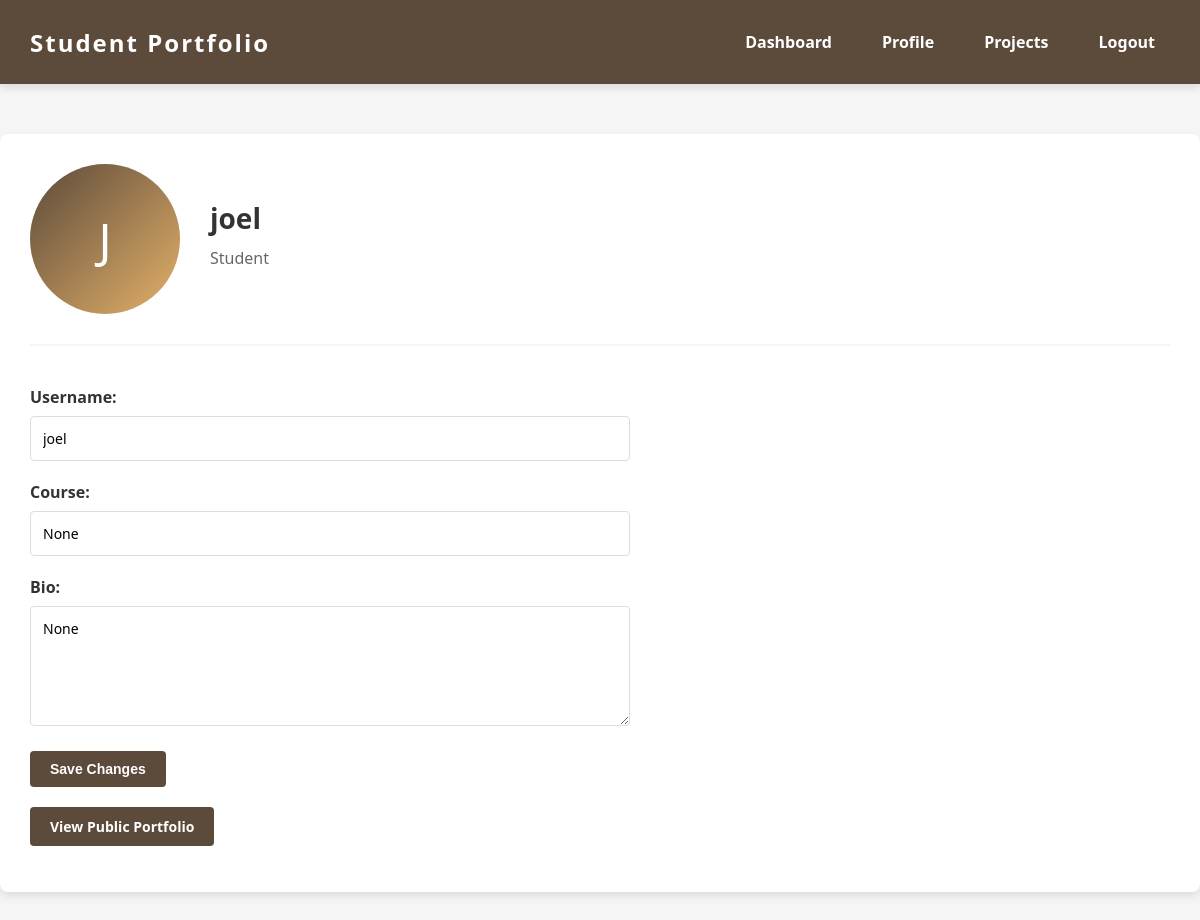
The app's page /profile (signed in), older data.
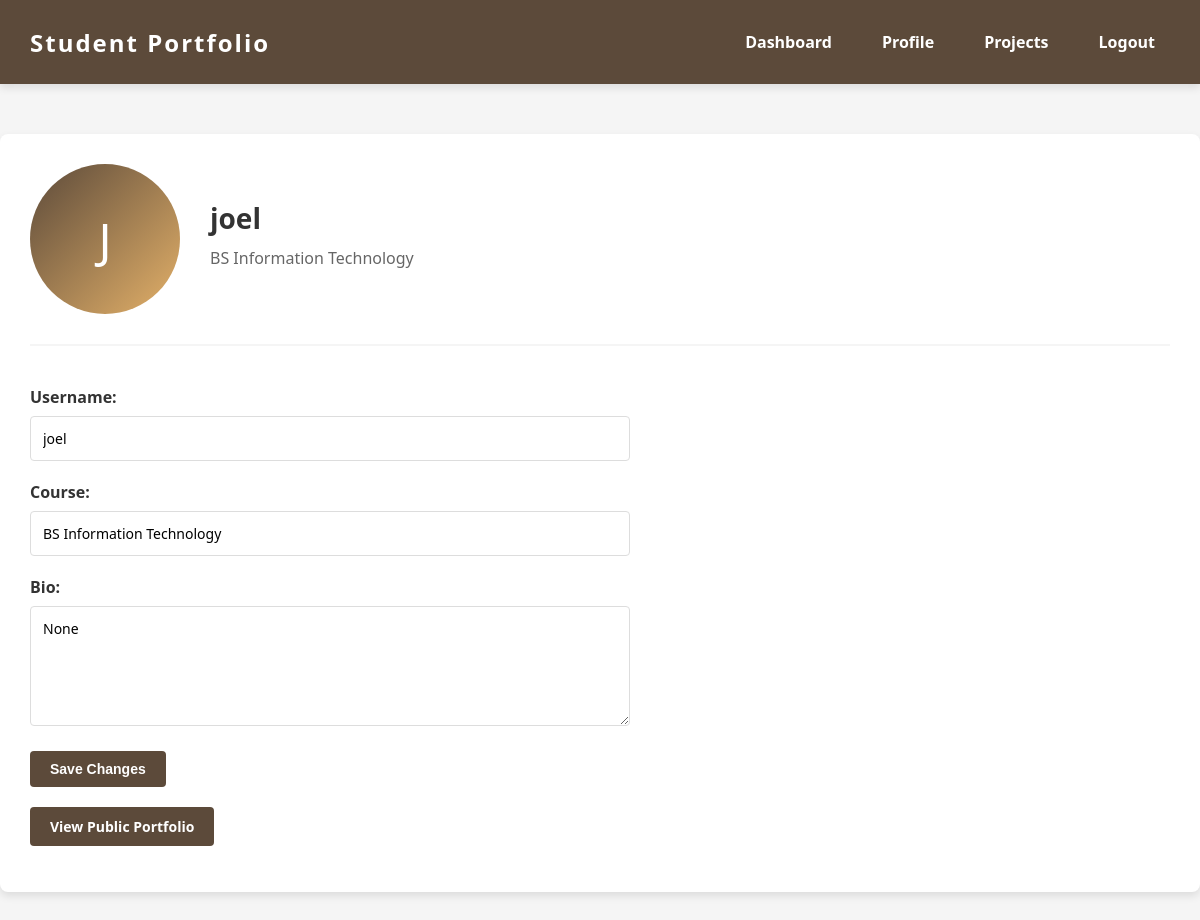
The same page, newer data.
### app.py (models this page shows)
class User(db.Model, UserMixin):
    id = db.Column(db.Integer, primary_key=True)
    username = db.Column(db.String(150), nullable=False, unique=True)
    email = db.Column(db.String(150), unique=True, nullable=False)
    password = db.Column(db.String(200), nullable=False)
    course = db.Column(db.String(100))
    bio = db.Column(db.Text)
    is_admin = db.Column(db.Boolean, default=False)

### app.py (the view, shortened to what this page needs)
@app.route('/profile', methods=['GET', 'POST'])
@login_required
def profile():
    return render_template('profile.html')

### app.py (called while the page is built)
@login_manager.user_loader
def load_user(user_id):
    return User.query.get(int(user_id))

### templates/profile.html
{% extends "layout.html" %} {% block title %}Profile{% endblock %} {% block
content %}
<div class="profile-header">
  <div class="profile-avatar" style="background: linear-gradient(135deg, #5c4a3a 0%, #e4b169 100%); display: flex; align-items: center; justify-content: center; color: white; font-size: 48px;">
    {{ current_user.username[0].upper() }}
  </div>
  <div class="profile-info">
    <h2>{{ current_user.username }}</h2>
    <p class="profile-bio">{{ current_user.course or 'Student' }}</p>
  </div>
</div>
<form method="POST">
  <div class="form-group">
    <label for="username">Username:</label>
    <input
      type="text"
      id="username"
      name="username"
      value="{{ current_user.username }}"
      required
    />
  </div>
  <div class="form-group">
    <label for="course">Course:</label>
    <input
      type="text"
      id="course"
      name="course"
      value="{{ current_user.course }}"
    />
  </div>
  <div class="form-group">
    <label for="bio">Bio:</label>
    <textarea id="bio" name="bio">{{ current_user.bio }}</textarea>
  </div>
  <button type="submit" class="btn btn-primary">Save Changes</button>
</form>
<div class="mt-20">
  <p>
    <a
      href="{{ url_for('public_portfolio', username=current_user.username) }}"
      target="_blank"
      class="btn btn-primary"
    >
      View Public Portfolio
    </a>
  </p>
</div>
{% endblock %}

### templates/layout.html (shortened to what this page needs)
<!DOCTYPE html>
<html lang="en">
  <head>
    <link
      rel="stylesheet"
      href="{{ url_for('static', filename='site.css') }}"
    />
  </head>
  <body>
    <header class="navbar">
      <div class="navbar-container">
        <a href="{{ url_for('home') }}" class="navbar-logo"
          >Student Portfolio</a
        >
        <nav>
          <ul class="navbar-menu">
            {% if current_user.is_authenticated %}
            <li><a href="{{ url_for('dashboard') }}">Dashboard</a></li>
            <li><a href="{{ url_for('profile') }}">Profile</a></li>
            <li><a href="{{ url_for('projects') }}">Projects</a></li>
            <li><a href="{{ url_for('logout') }}">Logout</a></li>
            {% else %}
            <li><a href="{{ url_for('login') }}">Login</a></li>
            <li><a href="{{ url_for('register') }}">Register</a></li>
            {% endif %}
          </ul>
        </nav>
      </div>
    </header>
    <div class="content">{% block content %}{% endblock %}</div>
  </body>
</html>

### static/site.css (style rules this page uses)
:root { --primary-color: #5c4a3a; --accent-color: #e4b169; --accent-dark: #d78f44; --danger-color: #dc3545; --success-color: #28a745; --info-color: #0c5460; --light-bg: #f5f5f5; --white: #ffffff; --dark-text: #333333; --spacing-unit: 8px; --transition: 0.3s ease; }
body { font-family: "Segoe UI", Tahoma, Arial, sans-serif; background-color: var(--light-bg); margin: 0; padding: 0; color: var(--dark-text); }
a { text-decoration: none; color: inherit; }
h1, h2, h3, h4, h5, h6 { color: var(--dark-text); margin-top: 0; font-weight: 600; }
h2 { font-size: 28px; margin-bottom: 16px; }
.btn { padding: 10px 20px; border-radius: 4px; font-weight: 600; cursor: pointer; transition: all var(--transition); border: none; font-size: 14px; display: inline-block; }
.btn-primary { background-color: var(--primary-color); color: var(--white); }
.navbar { background-color: var(--primary-color); position: sticky; top: 0; width: 100%; z-index: 1000; box-shadow: 0 4px 8px rgba(0, 0, 0, 0.1); }
.navbar-container { display: flex; justify-content: space-between; align-items: center; padding: 15px 30px; }
.navbar-logo { font-size: 24px; font-weight: 700; color: var(--white); letter-spacing: 2px; }
.navbar-menu { list-style-type: none; display: flex; gap: 20px; }
.navbar-menu li a { color: var(--white); font-size: 16px; font-weight: 600; padding: 10px 15px; border-radius: 4px; transition: background-color var(--transition); }
.content { max-width: 1200px; margin: 50px auto; padding: 30px; background-color: var(--white); border-radius: 8px; box-shadow: 0 4px 8px rgba(0, 0, 0, 0.1); }
form { margin: 20px 0; max-width: 600px; }
.form-group { margin-bottom: 20px; }
label { display: block; margin-bottom: 8px; font-weight: 600; color: var(--dark-text); }
input[type="text"], input[type="email"], input[type="password"], input[type="url"], textarea, select { width: 100%; padding: 12px; border: 1px solid #ddd; border-radius: 4px; font-family: inherit; font-size: 14px; transition: border-color var(--transition), box-shadow var(--transition); box-sizing: border-box; }
textarea { resize: vertical; min-height: 120px; }
.profile-header { display: flex; align-items: center; gap: 30px; margin-bottom: 40px; padding-bottom: 30px; border-bottom: 2px solid var(--light-bg); }
.profile-avatar { width: 150px; height: 150px; border-radius: 50%; background-color: var(--accent-color); object-fit: cover; }
.profile-info h2 { margin: 0 0 10px 0; }
.profile-bio { color: #666; font-size: 16px; margin: 10px 0; }
.mt-20 { margin-top: 20px; }

Row changes from the older to the newer data that the page shows:
changed User "joel": course "Student" → "BS Information Technology"; course "None" → "BS Information Technology"
